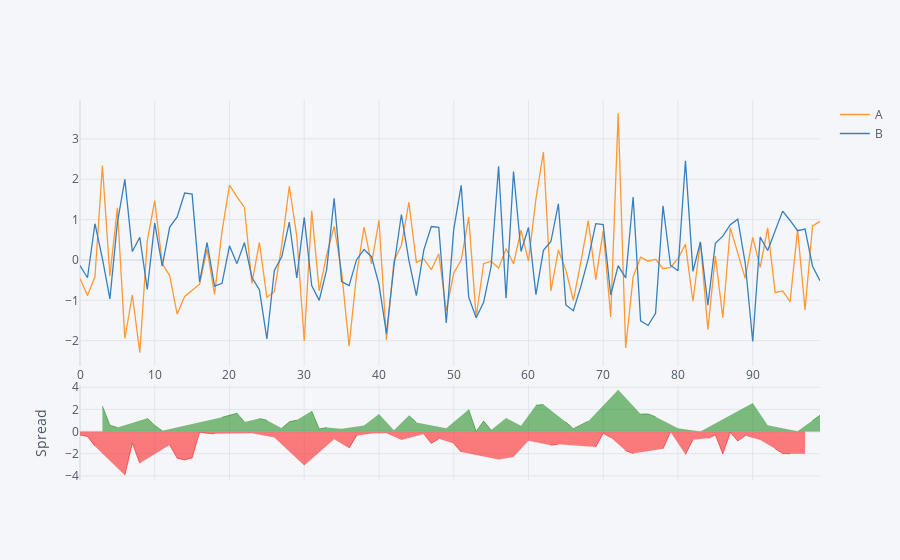

The code cell stored with this chart in its notebook:
### Code cell
df[['A','B']].iplot(kind='spread')

### Figure 1 — Plotly figure (JSON) as saved in the notebook; plotly's stock layout.template omitted (floating-point values rounded to 4 significant figures)
{"data": [{"line": {"color": "rgba(255, 153, 51, 1.0)", "dash": "solid", "shape": "linear", "width": 1.3}, "mode": "lines", "name": "A", "text": "", "type": "scatter", "x": [0, 1, 2, 3, 4, 5, 6, 7, 8, 9, 10, 11, 12, 13, 14, 15, 16, 17, 18, 19, 20, 21, 22, 23, 24, 25, 26, 27, 28, 29, 30, 31, 32, 33, 34, 35, 36, 37, 38, 39, 40, 41, 42, 43, 44, 45, 46, 47, 48, 49, 50, 51, 52, 53, 54, 55, 56, 57, 58, 59, 60, 61, 62, 63, 64, 65, 66, 67, 68, 69, 70, 71, 72, 73, 74, 75, 76, 77, 78, 79, 80, 81, 82, 83, 84, 85, 86, 87, 88, 89, 90, 91, 92, 93, 94, 95, 96, 97, 98, 99], "y": [-0.4581, -0.8798, -0.4179, 2.336, -0.3936, 1.289, -1.946, -0.8625, -2.298, 0.474, 1.47, -0.08191, -0.393, -1.34, -0.9058, -0.7499, -0.5992, 0.2699, -0.8516, 0.7099, 1.853, 1.563, 1.302, -0.5795, 0.4379, -0.9282, -0.7851, 0.3734, 1.825, 0.5887, -2.01, 1.216, -0.7653, 0.125, 0.8312, -0.2939, -2.134, -0.3636, 0.8136, -0.0993, 0.9831, -1.983, -0.02374, 0.3649, 1.43, -0.06212, 0.02416, -0.2422, 0.1544, -1.27, -0.3239, -0.000298, 1.064, -1.419, -0.09333, -0.03184, -0.2046, 0.2762, -0.09513, 0.7361, -0.02976, 1.517, 2.676, -0.7694, 0.2443, -0.2507, -0.9991, -0.06011, 0.9747, -0.4883, 0.7203, -1.412, 3.633, -2.179, -0.4178, 0.0712, -0.0307, 0.01982, -0.2175, -0.1819, 0.02993, 0.3861, -1.023, 0.4488, -1.727, 0.09449, -1.429, 0.7957, 0.1579, -0.4552, 0.5597, -0.1847, 0.794, -0.8105, -0.7674, -1.033, 0.7501, -1.238, 0.8417, 0.9542]}, {"line": {"color": "rgba(55, 128, 191, 1.0)", "dash": "solid", "shape": "linear", "width": 1.3}, "mode": "lines", "name": "B", "text": "", "type": "scatter", "x": [0, 1, 2, 3, 4, 5, 6, 7, 8, 9, 10, 11, 12, 13, 14, 15, 16, 17, 18, 19, 20, 21, 22, 23, 24, 25, 26, 27, 28, 29, 30, 31, 32, 33, 34, 35, 36, 37, 38, 39, 40, 41, 42, 43, 44, 45, 46, 47, 48, 49, 50, 51, 52, 53, 54, 55, 56, 57, 58, 59, 60, 61, 62, 63, 64, 65, 66, 67, 68, 69, 70, 71, 72, 73, 74, 75, 76, 77, 78, 79, 80, 81, 82, 83, 84, 85, 86, 87, 88, 89, 90, 91, 92, 93, 94, 95, 96, 97, 98, 99], "y": [-0.1367, -0.4416, 0.8974, 0.02975, -0.9646, 0.9222, 1.997, 0.2078, 0.5616, -0.7309, 0.9128, -0.1519, 0.8152, 1.065, 1.657, 1.629, -0.544, 0.4325, -0.6503, -0.5782, 0.3506, -0.09158, 0.4302, -0.434, -0.7382, -1.957, -0.2583, 0.08376, 0.9391, -0.4434, 1.056, -0.6359, -1.001, -0.2377, 1.527, -0.5365, -0.6351, 0.00695, 0.259, 0.08145, -0.6058, -1.829, -0.1501, 1.126, -0.01125, -0.8834, 0.2502, 0.8278, 0.8073, -1.563, 0.7576, 1.849, -0.9219, -1.434, -1.05, -0.1627, 2.317, -0.9506, 2.192, 0.2104, 0.808, -0.8586, 0.2397, 0.4569, 1.392, -1.114, -1.257, -0.6609, 0.03362, 0.8997, 0.8783, -0.8682, -0.1392, -0.4464, 1.561, -1.507, -1.623, -1.322, 1.339, -0.1312, -0.2663, 2.456, -0.2837, 0.4451, -1.119, 0.4132, 0.5888, 0.8717, 1.011, -0.08343, -2.021, 0.5669, 0.233, 0.745, 1.209, 0.9777, 0.724, 0.764, -0.1551, -0.5161]}, {"connectgaps": false, "fill": "tozeroy", "line": {"color": "green", "dash": "solid", "shape": "linear", "width": 0.5}, "mode": "lines", "name": "Spread", "showlegend": false, "type": "scatter", "x": [0, 1, 2, 3, 4, 5, 6, 7, 8, 9, 10, 11, 12, 13, 14, 15, 16, 17, 18, 19, 20, 21, 22, 23, 24, 25, 26, 27, 28, 29, 30, 31, 32, 33, 34, 35, 36, 37, 38, 39, 40, 41, 42, 43, 44, 45, 46, 47, 48, 49, 50, 51, 52, 53, 54, 55, 56, 57, 58, 59, 60, 61, 62, 63, 64, 65, 66, 67, 68, 69, 70, 71, 72, 73, 74, 75, 76, 77, 78, 79, 80, 81, 82, 83, 84, 85, 86, 87, 88, 89, 90, 91, 92, 93, 94, 95, 96, 97, 98, 99], "xaxis": "x2", "y": ["", "", "", 2.307, 0.5709, 0.3669, "", "", "", 1.205, 0.5573, 0.07003, "", "", "", "", "", "", "", 1.288, 1.502, 1.654, 0.8713, "", 1.176, 1.029, "", 0.2896, 0.8863, 1.032, "", 1.852, 0.236, 0.3626, "", 0.2426, "", "", 0.5546, "", 1.589, "", 0.1263, "", 1.441, 0.8213, "", "", "", 0.2927, "", "", 1.986, 0.01535, 0.9571, 0.1309, "", 1.227, "", 0.5257, "", 2.375, 2.437, "", "", 0.8631, 0.2582, 0.6008, 0.9411, "", "", "", 3.773, "", "", 1.578, 1.593, 1.342, "", "", 0.2962, "", "", 0.003646, "", "", "", "", "", "", 2.581, "", 0.561, "", "", "", 0.02617, "", 0.9968, 1.47], "yaxis": "y2"}, {"connectgaps": false, "fill": "tozeroy", "line": {"color": "red", "dash": "solid", "shape": "linear", "width": 0.5}, "mode": "lines", "name": "Spread", "showlegend": false, "type": "scatter", "x": [0, 1, 2, 3, 4, 5, 6, 7, 8, 9, 10, 11, 12, 13, 14, 15, 16, 17, 18, 19, 20, 21, 22, 23, 24, 25, 26, 27, 28, 29, 30, 31, 32, 33, 34, 35, 36, 37, 38, 39, 40, 41, 42, 43, 44, 45, 46, 47, 48, 49, 50, 51, 52, 53, 54, 55, 56, 57, 58, 59, 60, 61, 62, 63, 64, 65, 66, 67, 68, 69, 70, 71, 72, 73, 74, 75, 76, 77, 78, 79, 80, 81, 82, 83, 84, 85, 86, 87, 88, 89, 90, 91, 92, 93, 94, 95, 96, 97, 98, 99], "xaxis": "x2", "y": [-0.3213, -0.4382, -1.315, "", "", "", -3.943, -1.07, -2.86, "", "", "", -1.208, -2.406, -2.563, -2.379, -0.05515, -0.1626, -0.2013, "", "", "", "", -0.1455, "", "", -0.5268, "", "", "", -3.066, "", "", "", -0.6954, "", -1.499, -0.3706, "", -0.1808, "", -0.1542, "", -0.7609, "", "", -0.226, -1.07, -0.6529, "", -1.082, -1.849, "", "", "", "", -2.522, "", -2.287, "", -0.8378, "", "", -1.226, -1.148, "", "", "", "", -1.388, -0.158, -0.5437, "", -1.733, -1.978, "", "", "", -1.557, -0.05072, "", -2.07, -0.7391, "", -0.6078, -0.3187, -2.018, -0.07604, -0.853, -0.3718, "", -0.7516, "", -1.556, -1.977, -2.01, "", -2.002, "", ""], "yaxis": "y2"}], "layout": {"autosize": true, "hovermode": "x", "legend": {"bgcolor": "#F5F6F9", "font": {"color": "#4D5663"}}, "paper_bgcolor": "#F5F6F9", "plot_bgcolor": "#F5F6F9", "title": {"font": {"color": "#4D5663"}}, "xaxis": {"autorange": true, "gridcolor": "#E1E5ED", "range": [0, 99], "showgrid": true, "tickfont": {"color": "#4D5663"}, "title": {"font": {"color": "#4D5663"}, "text": ""}, "type": "linear", "zerolinecolor": "#E1E5ED"}, "xaxis2": {"anchor": "y2", "autorange": true, "gridcolor": "#E1E5ED", "range": [0, 99], "showgrid": true, "showticklabels": false, "tickfont": {"color": "#4D5663"}, "title": {"font": {"color": "#4D5663"}, "text": ""}, "type": "linear", "zerolinecolor": "#E1E5ED"}, "yaxis": {"autorange": true, "domain": [0.3, 1], "gridcolor": "#E1E5ED", "range": [-2.628, 3.963], "showgrid": true, "tickfont": {"color": "#4D5663"}, "title": {"font": {"color": "#4D5663"}, "text": ""}, "type": "linear", "zerolinecolor": "#E1E5ED"}, "yaxis2": {"autorange": true, "domain": [0, 0.25], "gridcolor": "#E1E5ED", "range": [-4.372, 4.201], "showgrid": true, "tickfont": {"color": "#4D5663"}, "title": {"font": {"color": "#4D5663"}, "text": "Spread"}, "type": "linear", "zerolinecolor": "#E1E5ED"}}}
